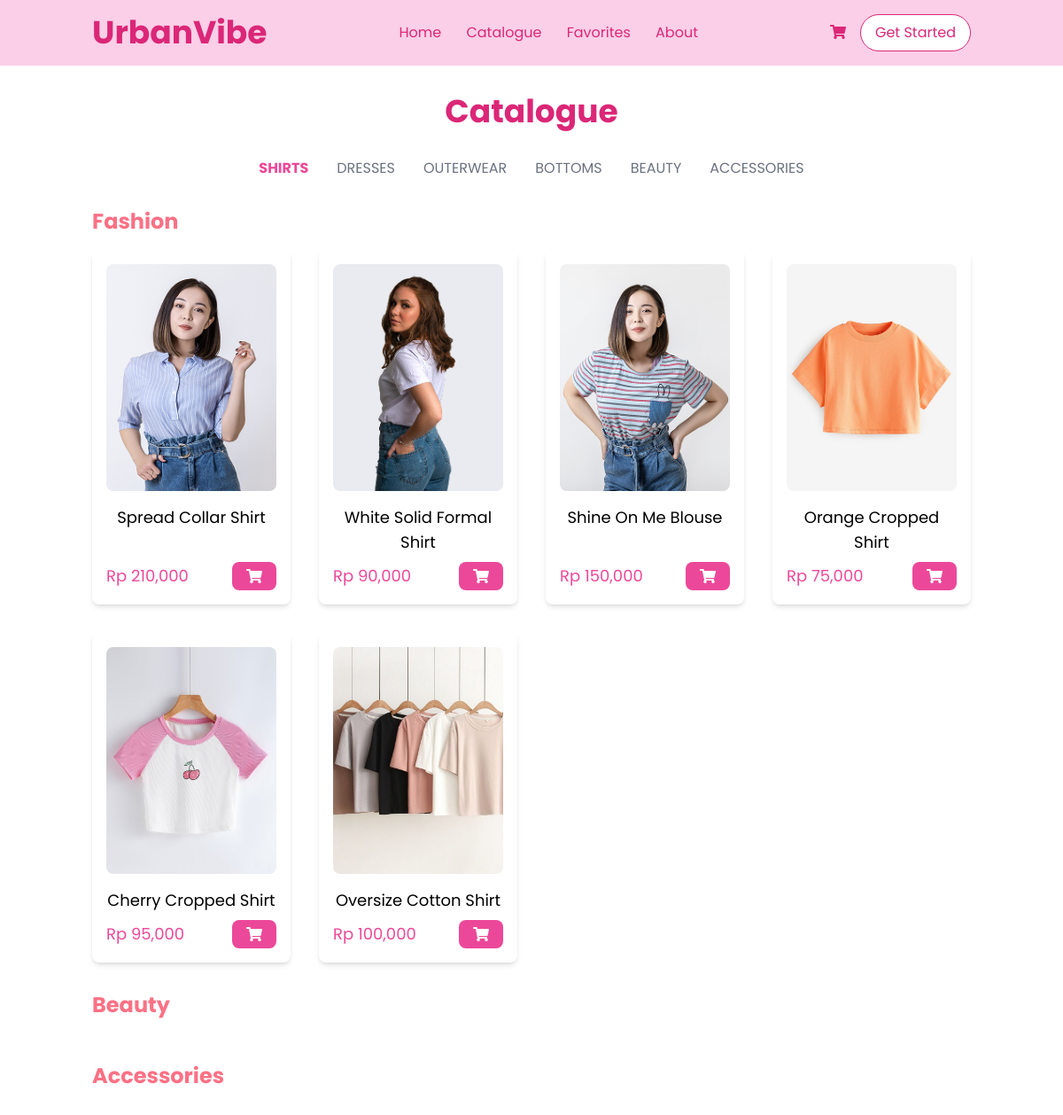
The app's page /catalogue/?category=fashion&subcategory=Shirt with its own data.
### WebPage/models.py (models this page shows, shortened)
class Product(models.Model):
    product_id = models.AutoField(primary_key=True)
    name = models.CharField(max_length=255)
    description = models.TextField()
    price = models.PositiveIntegerField()
    stock = models.PositiveIntegerField()
    class Meta:
        abstract = True

class Fashion(Product):
    sub_category = models.CharField(max_length=20, choices=FashionSubCategory.choices)
    color = MultiSelectField(choices=COLOR_CHOICES, max_length=100)  # Allows multiple colors
    size = MultiSelectField(choices=SIZE_CHOICES, max_length=50)  # Allows multiple sizes
    fashion_type = models.CharField(max_length=15, null=True, blank=True, choices=FashionType.choices)

class ProductImage(models.Model):
    fashion = models.ForeignKey(Fashion, on_delete=models.CASCADE, related_name='images', null=True, blank=True)
    beauty = models.ForeignKey(Beauty, on_delete=models.CASCADE, related_name='images', null=True, blank=True)
    accessories = models.ForeignKey(Accessories, on_delete=models.CASCADE, related_name='images', null=True, blank=True)
    image = models.ImageField(upload_to='product_images/')

### WebPage/views.py (the view)
# urls.py: path('catalogue/', views.catalogue, name='catalogue'),
def catalogue(request):
    category = request.GET.get('category', None)  # Get category from URL query
    subcategory = request.GET.get('subcategory', None)  # Get subcategory from URL query
    if category == "fashion":
        if subcategory:
            fashion_products = Fashion.objects.filter(sub_category=subcategory)
        else:
            fashion_products = Fashion.objects.all()
        beauty_products = []
        accessories_products = []
    elif category == "beauty":
        fashion_products = []
        beauty_products = Beauty.objects.all()
        accessories_products = []
    elif category == "accessories":
        fashion_products = []
        beauty_products = []
        accessories_products = Accessories.objects.all()
    else:
        fashion_products = Fashion.objects.all()
        beauty_products = Beauty.objects.all()
        accessories_products = Accessories.objects.all()
    return render(request, "WebPage/catalogue.html", {
        "fashion_products": fashion_products,
        "beauty_products": beauty_products,
        "accessories_products": accessories_products,
    })

### templates/WebPage/catalogue.html (shortened to what this page needs)
{% extends 'base.html' %}
{% load static %}
{% load humanize %}
{% block content %}
<div class="container mx-auto px-4 py-8">
    <h1 class="text-4xl font-bold text-center text-pink-600 mb-8"><a href={% url 'catalogue' %}>Catalogue</a></h1>
<div class="flex justify-center space-x-8 mb-8">
    <a class="{% if request.GET.category == 'fashion' and request.GET.subcategory == 'Shirt' %}text-pink-500 font-bold{% else %}text-gray-500{% endif %}"
       href="{% url 'catalogue' %}?category=fashion&subcategory=Shirt">
       SHIRTS
    </a>
    <a class="{% if request.GET.category == 'fashion' and request.GET.subcategory == 'Dress' %}text-pink-500 font-bold{% else %}text-gray-500{% endif %}"
       href="{% url 'catalogue' %}?category=fashion&subcategory=Dress">
       DRESSES
    </a>
    <a class="{% if request.GET.category == 'fashion' and request.GET.subcategory == 'Outerwear' %}text-pink-500 font-bold{% else %}text-gray-500{% endif %}"
       href="{% url 'catalogue' %}?category=fashion&subcategory=Outerwear">
       OUTERWEAR
    </a>
    <a class="{% if request.GET.category == 'fashion' and request.GET.subcategory == 'Bottom' %}text-pink-500 font-bold{% else %}text-gray-500{% endif %}"
       href="{% url 'catalogue' %}?category=fashion&subcategory=Bottom">
       BOTTOMS
    </a>
    <a class="{% if request.GET.category == 'beauty' %}text-pink-500 font-bold{% else %}text-gray-500{% endif %}"
       href="{% url 'catalogue' %}?category=beauty">
       BEAUTY
    </a>
    <a class="{% if request.GET.category == 'accessories' %}text-pink-500 font-bold{% else %}text-gray-500{% endif %}"
       href="{% url 'catalogue' %}?category=accessories">
       ACCESSORIES
    </a>
</div>
    <h2 class="text-2xl font-bold text-rose-400 mb-4">Fashion</h2>
    <div class="grid grid-cols-1 sm:grid-cols-2 lg:grid-cols-4 gap-8">
        {% for product in fashion_products %}
        <div class="bg-white p-4 rounded-lg flex flex-col text-center shadow-md cursor-pointer product-card"
        data-url="{% url 'product_detail' category='fashion' pk=product.pk %}">
                {% with product.images.first as img %}
                {% if img %}
                    <img src="{{ img.image.url }}" alt="{{ product.name }}" class="w-full aspect-[3/4] object-cover mb-4 rounded-lg" />
                {% else %}
                    <div class="w-full aspect-[3/4] bg-gray-200 flex items-center justify-center mb-4 rounded-lg">
                        <span class="text-gray-400">No Image</span>
                    </div>
                {% endif %}
            {% endwith %}
            <h2 class="text-lg font-normal mb-2">{{ product.name }}</h2>
            <div class="flex justify-between items-center mt-auto">
                <p class="text-pink-500 text-lg">Rp {{ product.price|intcomma }}</p>
                <button
                    class="bg-pink-500 text-white px-4 py-2 rounded-lg flex items-center justify-center cart-button"
                    data-id="{{ product.product_id }}"
                    data-type="fashion"
                    data-name="{{ product.name }}"
                    data-price="{{ product.price }}"
                    data-sizes="{{ product.size|join:',' }}"
                    data-colors="{{ product.color|join:',' }}">
                    <i class="fas fa-shopping-cart"></i>
                </button>
            </div>
        </div>
        {% endfor %}
    </div>
    <h2 class="text-2xl font-bold text-rose-400 mt-8 mb-4">Beauty</h2>
    <h2 class="text-2xl font-bold text-rose-400 mt-8 mb-4">Accessories</h2>
</div>
{% endblock %}

### static/assets/css/styles.css (style rules this page uses)
body { font-family: 'Poppins', sans-serif; margin: 0; padding: 0; background-color: #fff; }
button { background-color: #E91E63; color: white; font-size: 14px; font-weight: 700; padding: 10px 20px; border: none; border-radius: 20px; cursor: pointer; transition: background-color 0.3s ease; }

### records on screen
Fashion: images.first.image (picture), name "Spread Collar Shirt", price "210,000"
Fashion: images.first.image (picture), name "White Solid Formal Shirt", price "90,000"
Fashion: images.first.image (picture), name "Shine On Me Blouse", price "150,000"
Fashion: images.first.image (picture), name "Orange Cropped Shirt", price "75,000"
Fashion: images.first.image (picture), name "Cherry Cropped Shirt", price "95,000"
Fashion: images.first.image (picture), name "Oversize Cotton Shirt", price "100,000"
